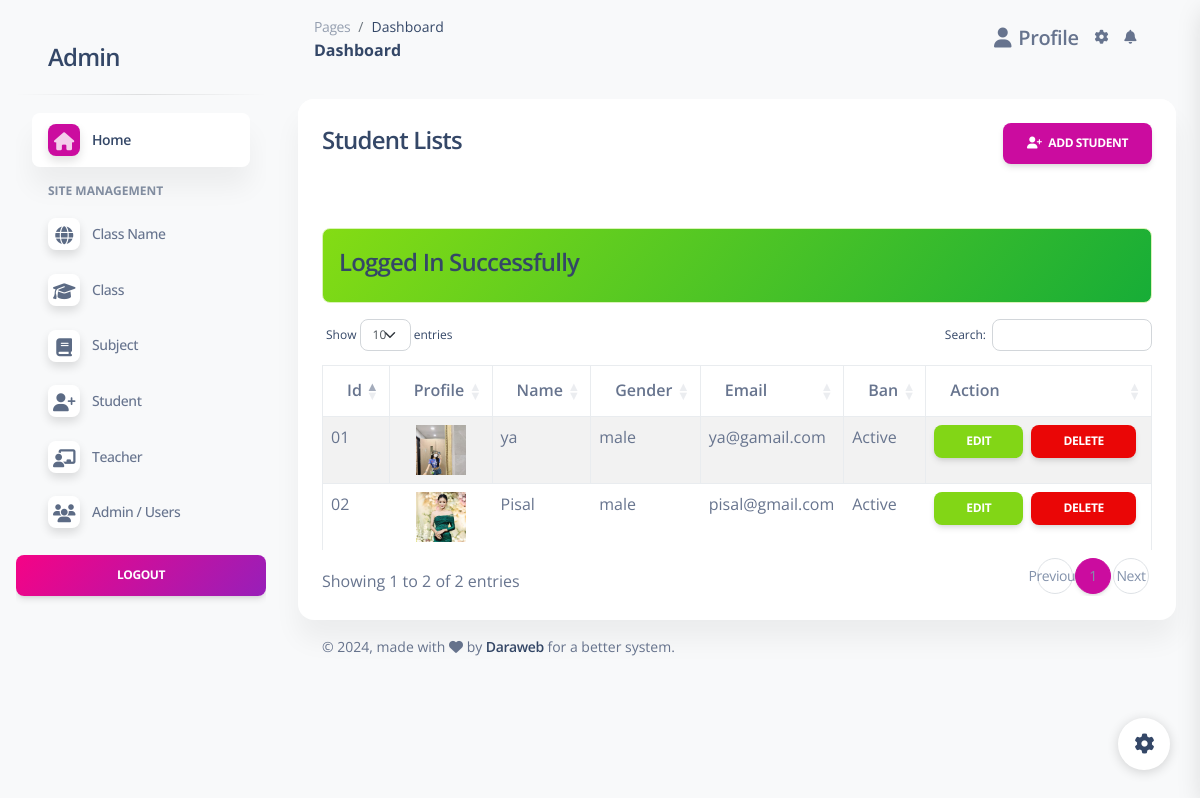
Screenshot of /php-admin-panel/admin/student.php (signed in) with the database file from the repository.
### tables this page shows
CREATE TABLE `student` (
  `id` int(11) NOT NULL,
  `users_id` int(11) DEFAULT NULL,
  `name` varchar(100) NOT NULL,
  `sex` varchar(11) NOT NULL,
  `email` varchar(100) NOT NULL,
  `password` varchar(100) NOT NULL,
  `photo` varchar(255) DEFAULT NULL,
  `phone` varchar(20) DEFAULT NULL,
  `address` varchar(255) DEFAULT NULL,
  `role` varchar(100) NOT NULL,
  `is_ban` tinyint(1) NOT NULL DEFAULT 0
);

CREATE TABLE `users` (
  `id` int(11) NOT NULL,
  `name` varchar(100) NOT NULL,
  `sex` varchar(11) NOT NULL,
  `email` varchar(100) NOT NULL,
  `password` varchar(100) NOT NULL,
  `photo` varchar(255) DEFAULT NULL,
  `phone` varchar(20) DEFAULT NULL,
  `address` varchar(255) DEFAULT NULL,
  `role` varchar(100) NOT NULL COMMENT 'admin,teacher,student',
  `is_ban` tinyint(1) NOT NULL DEFAULT 0 COMMENT '0=unban,1=ban',
  `create_at` date DEFAULT current_timestamp()
);

### php-admin-panel/admin/student.php (the view)
<?php include('includes/header.php'); ?>
<div class="row">
    <div class="col-md-12">
        <div class="card">
            <div class="card-header">
                <h4>
                    Student Lists
                    <a href="student-create.php" class="btn btn-primary float-end">
                        <i class="fas fa-user-plus me-1"></i> Add student
                    </a>
                </h4>
            </div>
            <div class="card-body">
                <?= alertMessage(); ?>
                <div class="table-responsive">
                    <table id="myTable" class="table table-bordered table-striped">
                        <thead>
                            <tr>
                                <th>Id</th>
                                <th>Profile</th>
                                <th>Name</th>
                                <th>Gender</th>
                                <th>Email</th>
                                <th>Ban</th>
                                <th>Action</th>
                            </tr>
                        </thead>
                        <tbody>
                            <?php
                            $courses = getStudentData('student');
                            if (mysqli_num_rows($courses)) {
                                foreach ($courses as $index => $userItem) {
                                    ?>
                                    <tr>
                                        <td>
                                            <?= $invID = str_pad($index + 1, 2, '0', STR_PAD_LEFT); ?>
                                        </td>
                                        <td>
                                            <?php if (!empty($userItem['photo'])): ?>
                                                <div class="d-flex justify-content-center ">
                                                    <a href="studentview.php?id=<?= $userItem['id']; ?>" class="text-decoration-none">
                                                        <img src="<?= $userItem['photo']; ?>" class="img-fluid  "
                                                            style="width: 50px; height: 50px;" alt="User Photo">
                                                    </a>
                                                </div>
                                            <?php else: ?>
                                                <div class="text-muted">No photo</div>
                                            <?php endif; ?>
                                        </td>
                                        <td>
                                            <?= $userItem['name']; ?>
                                        </td>
                                        <td>
                                            <?= $userItem['sex']; ?>
                                        </td>
                                        <td>
                                            <?= $userItem['email']; ?>
                                        </td>
                                        <td>
                                            <?= $userItem['is_ban'] == 1 ? 'banned' : 'Active'; ?>
                                        </td>
                                        <td>
                                            <a href="student-edit.php?id=<?= $userItem['id']; ?>"
                                                class="btn btn-success btn-sm">Edit</a>
                                            <a href="student-delete.php?id=<?= $userItem['users_id']; ?>"
                                                class="btn btn-danger btn-sm mx-1"
                                                onclick="return confirm('Are you sure you want to delete data?')">
                                                Delete
                                            </a>
                                        </td>
                                    </tr>
                                    <?php
                                }
                            } else {
                                ?>
                                <tr>
                                    <td colspan="7">No Record Found</td>
                                </tr>
                                <?php
                            }
                            ?>
                        </tbody>
                    </table>
                </div>
            </div>
        </div>
    </div>
</div>
<?php include('includes/footer.php'); ?>

### rows the page displays
student: index "01", photo (picture), name "ya", sex "male", users.email "ya@gamail.com", is_ban "Active"
student: index "02", photo (picture), name "Pisal", sex "male", users.email "pisal@gmail.com", is_ban "Active"

### other values shown
$_SESSION['status'] "Logged In Successfully"
